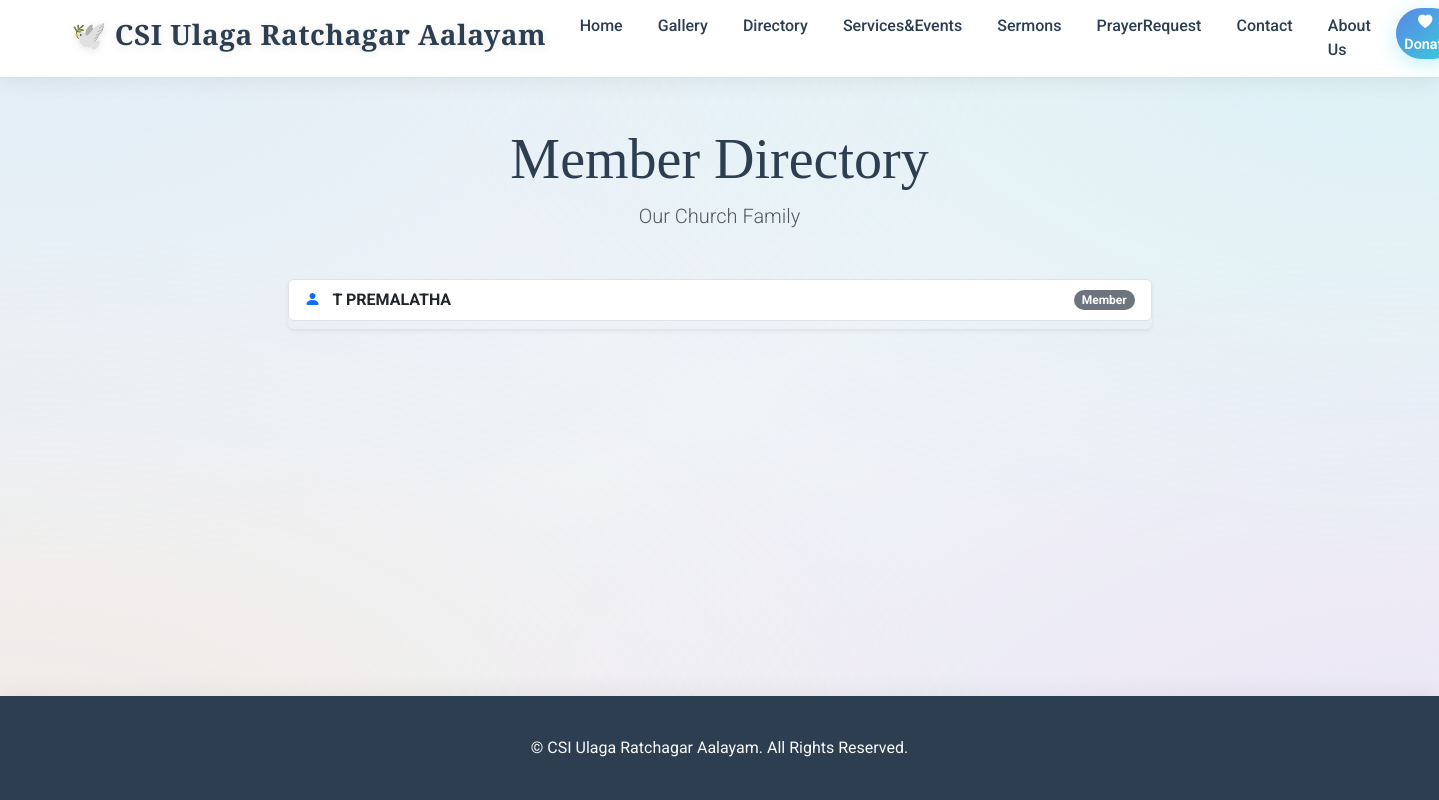
Page /directory on the earlier database version.
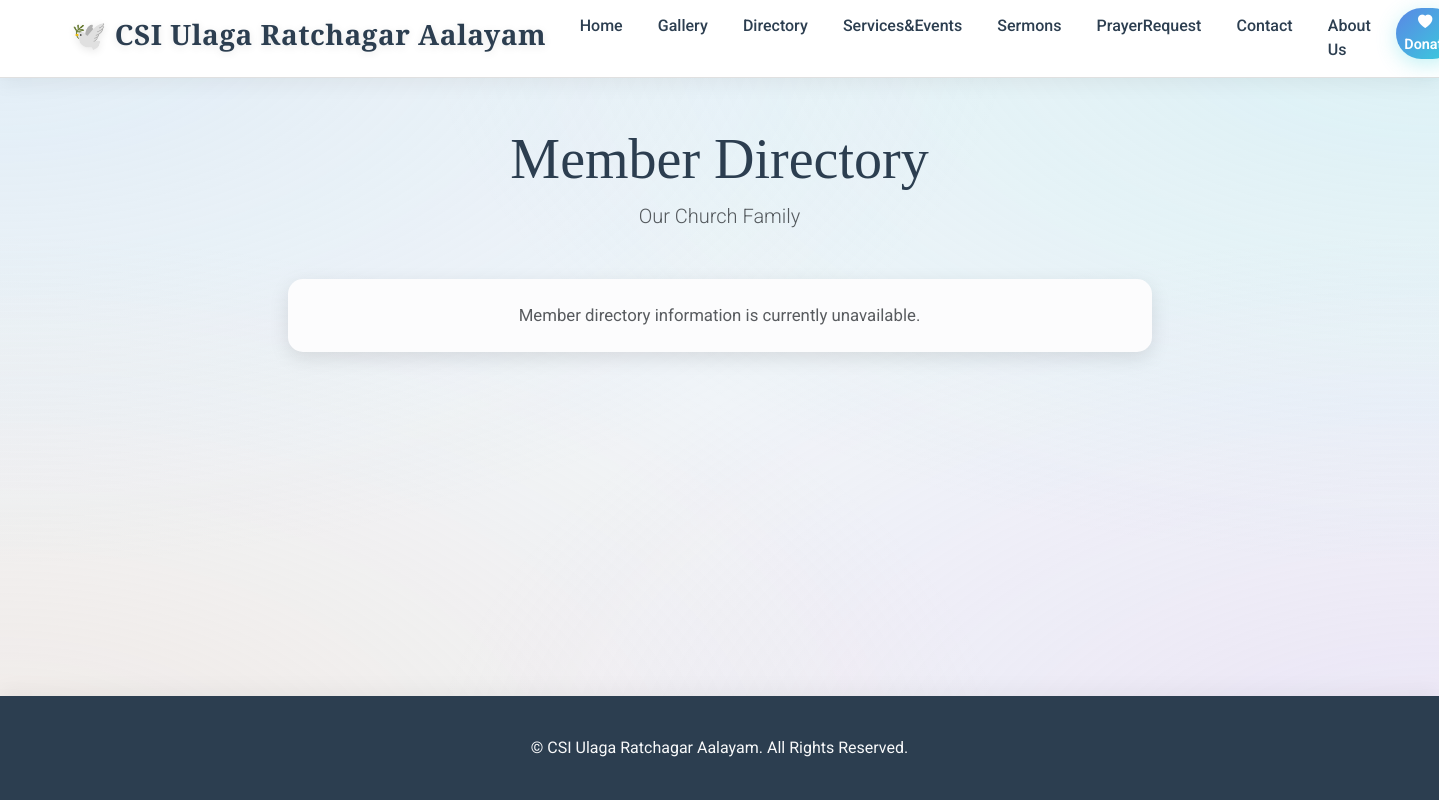
Same page on the later database version.
### app.py (models this page shows)
class Member(db.Model):
    id = db.Column(db.Integer, primary_key=True)
    name = db.Column(db.String(100), nullable=False)
    email = db.Column(db.String(120), unique=True, nullable=False)
    phone = db.Column(db.String(20), nullable=True)
    role = db.Column(db.String(50), default='Member', nullable=False)
    join_date = db.Column(db.Date, nullable=False, default=datetime.utcnow().date)
    dob = db.Column(db.Date, nullable=True)
    marriage_date = db.Column(db.Date, nullable=True)
    Baptism_date = db.Column(db.Date, nullable=True)
    Confirmation_date = db.Column(db.Date, nullable=True)

### app.py (the view)
@app.route('/directory')
def member_directory():
    try: members = Member.query.order_by(Member.name).all()
    except Exception as e: members = []; flash(f'Error: {e}', 'danger'); print(f"Directory error: {e}")
    return render_template('directory.html', members=members)

### templates/directory.html (shortened to what this page needs)
{% extends "layout.html" %}
{% block content %}
<div class="container my-5 fade-in">
    <div class="directory-header">
        <h1 class="display-4">Member Directory</h1>
        <p class="lead text-muted">Our Church Family</p>
    </div>
    {% if members %}
    <div class="list-group shadow-sm col-lg-8 mx-auto">
        {% for member in members %}
        <div class="list-group-item d-flex justify-content-between align-items-center member-list-item">
            <span>
                <i class="bi bi-person-fill me-2 text-primary"></i>
                <strong>{{ member.name }}</strong>
            </span>
            <span class="badge bg-secondary rounded-pill">{{ member.role }}</span>
        </div>
        {% endfor %}
    </div>
    {% else %}
    <div class="alert alert-light text-center col-lg-8 mx-auto" role="alert">
        <p class="mb-0 text-muted">Member directory information is currently unavailable.</p>
    </div>
    {% endif %}
</div> <link rel="stylesheet" href="https://cdn.jsdelivr.net/npm/bootstrap-icons@1.11.1/font/bootstrap-icons.css">
{% endblock %}

Differences in the rows shown:
removed Member: name "T PREMALATHA", role "Member"
Other differences:
text now shown: "Member directory information is currently unavailable."
